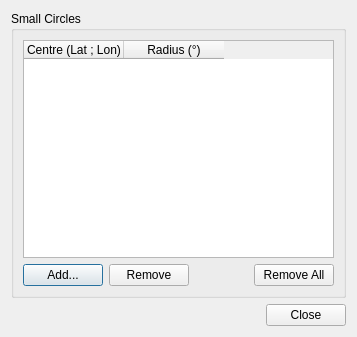
<?xml version="1.0" encoding="UTF-8"?>
<ui version="4.0">
 <class>SmallCircleManager</class>
 <widget class="QDialog" name="SmallCircleManager">
  <property name="geometry">
   <rect>
    <x>0</x>
    <y>0</y>
    <width>357</width>
    <height>337</height>
   </rect>
  </property>
  <property name="windowTitle">
   <string>Small Circle Manager</string>
  </property>
  <layout class="QGridLayout" name="gridLayout">
   <item row="0" column="0">
    <widget class="QGroupBox" name="groupbox_circles">
     <property name="title">
      <string>Small Circles</string>
     </property>
     <layout class="QGridLayout" name="gridLayout_2">
      <item row="0" column="0">
       <widget class="QTableWidget" name="table_circles">
        <property name="alternatingRowColors">
         <bool>true</bool>
        </property>
        <property name="selectionMode">
         <enum>QAbstractItemView::ContiguousSelection</enum>
        </property>
        <property name="selectionBehavior">
         <enum>QAbstractItemView::SelectRows</enum>
        </property>
        <property name="gridStyle">
         <enum>Qt::DashLine</enum>
        </property>
        <property name="rowCount">
         <number>0</number>
        </property>
        <attribute name="horizontalHeaderHighlightSections">
         <bool>false</bool>
        </attribute>
        <attribute name="verticalHeaderHighlightSections">
         <bool>false</bool>
        </attribute>
        <attribute name="horizontalHeaderHighlightSections">
         <bool>false</bool>
        </attribute>
        <attribute name="verticalHeaderHighlightSections">
         <bool>false</bool>
        </attribute>
        <column>
         <property name="text">
          <string>Centre (Lat ; Lon)</string>
         </property>
        </column>
        <column>
         <property name="text">
          <string>Radius (°)</string>
         </property>
        </column>
       </widget>
      </item>
      <item row="1" column="0">
       <layout class="QHBoxLayout" name="horizontalLayout">
        <item>
         <widget class="QPushButton" name="button_add">
          <property name="text">
           <string>Add...</string>
          </property>
         </widget>
        </item>
        <item>
         <widget class="QPushButton" name="button_remove">
          <property name="text">
           <string>Remove</string>
          </property>
         </widget>
        </item>
        <item>
         <spacer name="horizontalSpacer">
          <property name="orientation">
           <enum>Qt::Horizontal</enum>
          </property>
          <property name="sizeHint" stdset="0">
           <size>
            <width>40</width>
            <height>20</height>
           </size>
          </property>
         </spacer>
        </item>
        <item>
         <widget class="QPushButton" name="button_remove_all">
          <property name="text">
           <string>Remove All</string>
          </property>
         </widget>
        </item>
       </layout>
      </item>
     </layout>
    </widget>
   </item>
   <item row="1" column="0">
    <layout class="QHBoxLayout" name="horizontalLayout_2">
     <item>
      <spacer name="horizontalSpacer_2">
       <property name="orientation">
        <enum>Qt::Horizontal</enum>
       </property>
       <property name="sizeHint" stdset="0">
        <size>
         <width>40</width>
         <height>20</height>
        </size>
       </property>
      </spacer>
     </item>
     <item>
      <widget class="QPushButton" name="button_close">
       <property name="text">
        <string>Close</string>
       </property>
      </widget>
     </item>
    </layout>
   </item>
  </layout>
 </widget>
 <resources/>
 <connections>
  <connection>
   <sender>button_close</sender>
   <signal>clicked()</signal>
   <receiver>SmallCircleManager</receiver>
   <slot>reject()</slot>
   <hints>
    <hint type="sourcelabel">
     <x>551</x>
     <y>307</y>
    </hint>
    <hint type="destinationlabel">
     <x>459</x>
     <y>311</y>
    </hint>
   </hints>
  </connection>
 </connections>
</ui>
